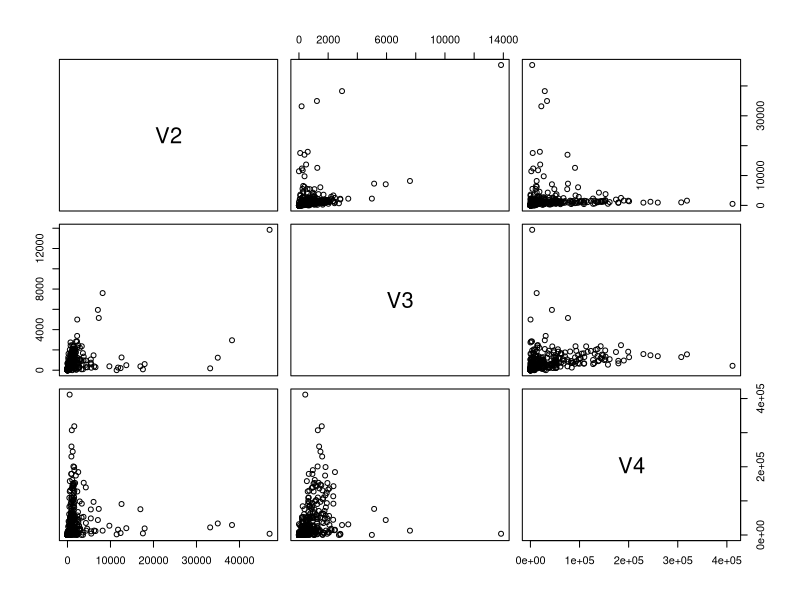

Recreate this plot in R. (Note: this script raises an error after producing the figure.)
data <- read.csv("kemofure_data.csv", header = FALSE, row.names=1)

summary(data[,1])
summary(data[,2])
summary(data[,3])
cor(data[, c(1:3)])
plot(data[, c(1:3)])

km <- kmeans(data,4)
result <- km$cluster
result
library(cluster)
plot(pam(data[, 3], 4), ask=TRUE)

hc <- hclust(dist(data), "ward.D2")
plot(hc)
result <- cutree(hc, h=1300)
result["usXgamqvFdb0GSh"]
result["ookami0756"]

user_wo_dummy <- data.frame(result[result != 97])
write.table(rownames(user_wo_dummy), "kemofure_wo_ghost.csv", append = F, quote=F, col.names = F)